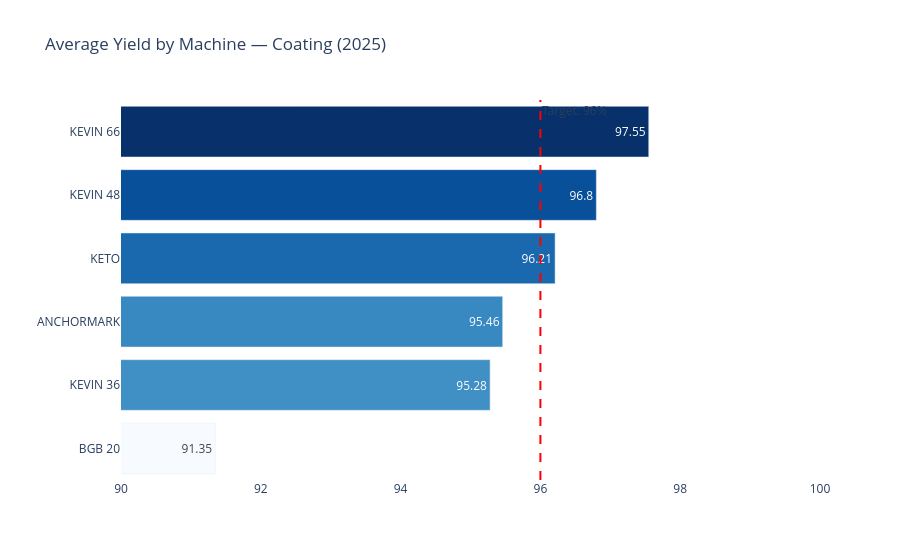

Source (notebook cell):
### Code cell
fig = px.bar(
    df_yield_coating,
    x='avg_yield_pct',
    y='machine_name',
    orientation='h',
    title='Average Yield by Machine — Coating (2025)',
    labels={'avg_yield_pct': 'Average Yield (%)', 'machine_name': ''},
    text='avg_yield_pct',
    color='avg_yield_pct',
    color_continuous_scale='Blues'
)

fig.add_vline(
    x=96,
    line_dash='dash',
    line_color='red',
    annotation_text='Target: 96%',
    annotation_position='top right'
)

fig.update_traces(textposition='auto', insidetextanchor='end')
fig.update_layout(
    plot_bgcolor='white',
    coloraxis_showscale=False,
    yaxis={'categoryorder': 'total ascending'},
    xaxis=dict(showgrid=False, title='', range=[90, 100])
)
fig.show()

### Figure 1 — Plotly figure (JSON) as saved in the notebook; plotly's stock layout.template omitted (floating-point values rounded to 4 significant figures)
{"data": [{"hovertemplate": "Average Yield (%)=%{marker.color}<br>=%{y}<extra></extra>", "insidetextanchor": "end", "legendgroup": "", "marker": {"color": [91.35, 95.28, 95.46, 96.21, 96.8, 97.55], "coloraxis": "coloraxis", "pattern": {"shape": ""}}, "name": "", "orientation": "h", "showlegend": false, "text": [91.35, 95.28, 95.46, 96.21, 96.8, 97.55], "textposition": "auto", "type": "bar", "x": [91.35, 95.28, 95.46, 96.21, 96.8, 97.55], "xaxis": "x", "y": ["BGB 20", "KEVIN 36", "ANCHORMARK", "KETO", "KEVIN 48", "KEVIN 66"], "yaxis": "y"}], "layout": {"annotations": [{"showarrow": false, "text": "Target: 96%", "x": 96, "xanchor": "left", "xref": "x", "y": 1, "yanchor": "top", "yref": "y domain"}], "barmode": "relative", "coloraxis": {"colorbar": {"title": {"text": "Average Yield (%)"}}, "colorscale": [[0, "rgb(247,251,255)"], [0.125, "rgb(222,235,247)"], [0.25, "rgb(198,219,239)"], [0.375, "rgb(158,202,225)"], [0.5, "rgb(107,174,214)"], [0.625, "rgb(66,146,198)"], [0.75, "rgb(33,113,181)"], [0.875, "rgb(8,81,156)"], [1, "rgb(8,48,107)"]], "showscale": false}, "legend": {"tracegroupgap": 0}, "plot_bgcolor": "white", "shapes": [{"line": {"color": "red", "dash": "dash"}, "type": "line", "x0": 96, "x1": 96, "xref": "x", "y0": 0, "y1": 1, "yref": "y domain"}], "title": {"text": "Average Yield by Machine — Coating (2025)"}, "xaxis": {"anchor": "y", "domain": [0, 1], "range": [90, 100], "showgrid": false, "title": {"text": ""}}, "yaxis": {"anchor": "x", "categoryorder": "total ascending", "domain": [0, 1], "title": {"text": ""}}}}
